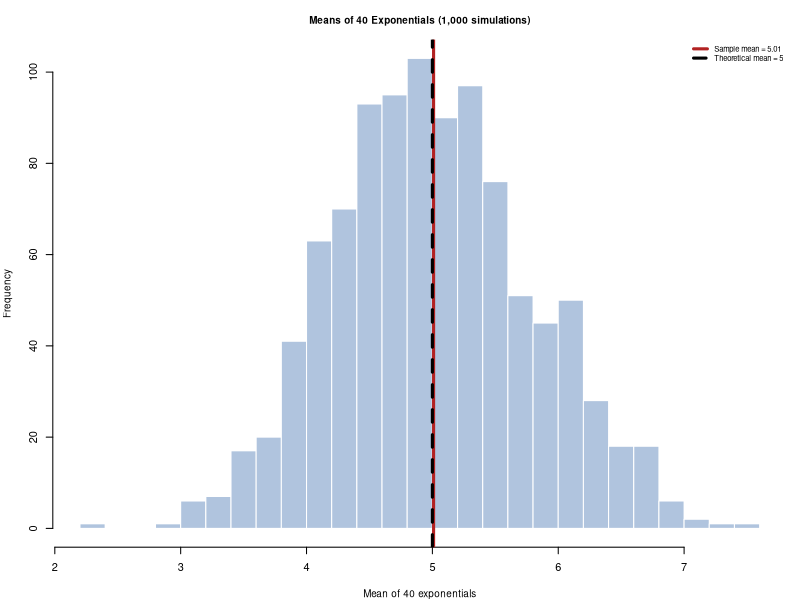
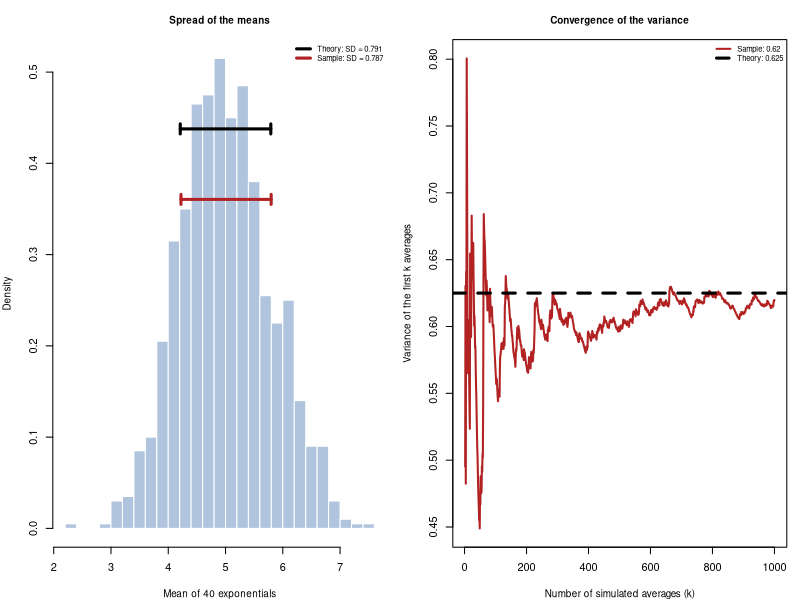

Source code (R) for these figures, in order:
## ---- chunk 1
# echo = FALSE keeps the code out of the main report; all code is listed in the Appendix
knitr::opts_chunk$set(echo = FALSE, fig.align = "center", fig.width = 7, fig.height = 3, 
        out.width = "100%")
## ---- chunk 2
set.seed(5643)

lambda <- 0.2   # rate parameter
n      <- 40    # exponentials averaged in each experiment
nsim   <- 1000  # number of experiments

# each row = one experiment of 40 exponentials; avg = the 1,000 sample means
sim <- matrix(rexp(nsim * n, rate = lambda), nrow = nsim, ncol = n)
avg <- rowMeans(sim)

# a large collection of individual (un-averaged) exponentials
raw <- rexp(nsim, rate = lambda)

# theoretical values
mu         <- 1 / lambda                # mean of one exponential
sigma2     <- 1 / lambda^2              # variance of one exponential
var_theory <- sigma2 / n                # variance of the mean of 40
sd_theory  <- sqrt(var_theory)          # standard deviation of the mean of 40
## ---- chunk 3
par(cex = 0.66, mar = c(4, 4, 3, 1), cex.main = 0.9, cex.lab = 0.9)
hist(avg, breaks = 30, col = "lightsteelblue", border = "white",
        main = "Means of 40 Exponentials (1,000 simulations)",
        xlab = "Mean of 40 exponentials")
abline(v = mean(avg), col = "firebrick", lwd = 3)
abline(v = mu, col = "black", lwd = 3, lty = 2)
legend("topright", bty = "n", cex = 0.7, lwd = 3, lty = c(1, 2), col = c("firebrick", "black"),
        legend = c(paste("Sample mean =", round(mean(avg), 3)),
        paste("Theoretical mean =", mu)))
par(cex = 1, cex.main = 1.2, cex.lab = 1, mar = c(5.1, 4.1, 4.1, 2.1))
## ---- chunk 4
var_table <- data.frame(
        Quantity    = c("One exponential", "Mean of 40 exponentials"),
        Theoretical = c(sigma2, var_theory),
        Simulated   = c(var(raw), var(avg))
)
knitr::kable(var_table, digits = 3, caption = "Table 1. Theoretical versus simulated variances.")
## ---- chunk 5
par(mfrow = c(1, 2), cex = 0.66, mar = c(4, 4, 3, 1), cex.main = 0.9, cex.lab = 0.9)

# Left: histogram with +/- 1 SD bars
h <- hist(avg, breaks = 30, plot = FALSE)
hist(avg, breaks = 30, freq = FALSE, col = "lightsteelblue", border = "white",
        main = "Spread of the means", xlab = "Mean of 40 exponentials")
ytop <- max(h$density)
arrows(mu - sd_theory,  0.85 * ytop, mu + sd_theory,  0.85 * ytop,
        code = 3, angle = 90, length = 0.05, lwd = 3, col = "black")
arrows(mean(avg) - sd(avg), 0.70 * ytop, mean(avg) + sd(avg), 0.70 * ytop,
        code = 3, angle = 90, length = 0.05, lwd = 3, col = "firebrick")
legend("topright", bty = "n", cex = 0.7, lwd = 3, col = c("black", "firebrick"),
        legend = c(paste("Theory: SD =", round(sd_theory, 3)),
        paste("Sample: SD =", round(sd(avg), 3))))

# Right: running variance of the averages
running_var <- sapply(2:nsim, function(k) var(avg[1:k]))
plot(2:nsim, running_var, type = "l", col = "firebrick", lwd = 2,
        xlab = "Number of simulated averages (k)", ylab = "Variance of the first k averages",
        main = "Convergence of the variance")
abline(h = var_theory, lty = 2, lwd = 3)
legend("topright", bty = "n", cex = 0.7, lwd = c(2, 3), lty = c(1, 2),
        col = c("firebrick", "black"),
        legend = c(paste("Sample:", round(var(avg), 3)),
        paste("Theory:", var_theory)))
par(mfrow = c(1, 1))
## ---- chunk 6
s_each   <- apply(sim, 1, sd)
lower    <- avg - 1.96 * s_each / sqrt(n)
upper    <- avg + 1.96 * s_each / sqrt(n)
coverage <- mean(lower < mu & mu < upper)
coverage
## ---- chunk 7
c(sample_mean = mean(avg), theoretical_mean = mu)
c(sample_var = var(avg), theoretical_var = var_theory)
c(sample_sd = sd(avg), theoretical_sd = sd_theory)
quantile(avg, c(0.025, 0.5, 0.975))     # spread of the 1,000 averages
coverage                                # coverage of the 95% confidence intervals
